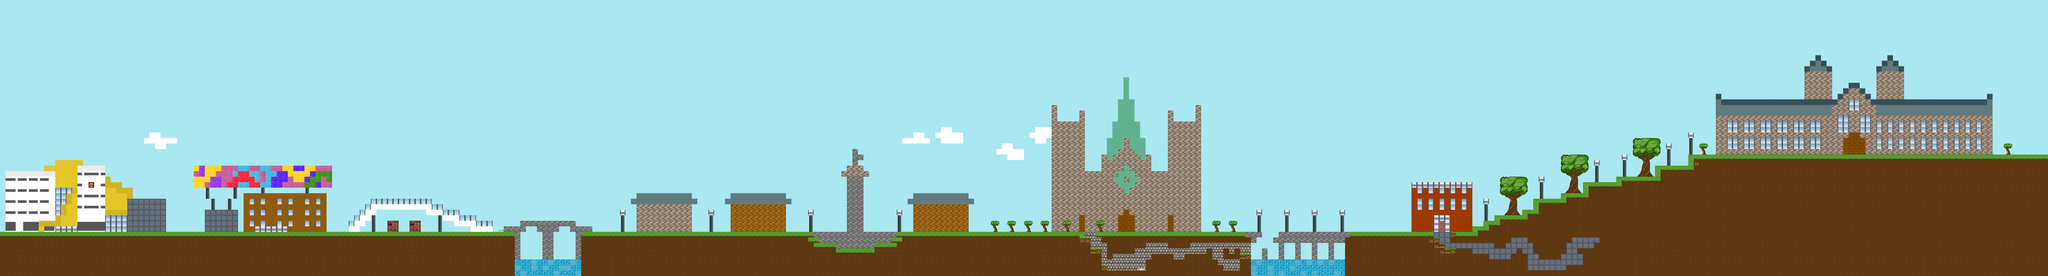

Below is a game level as drawn by its tile map, then a one-line description and the .tmx that defines it (tile-layer data replaced by summaries):
An orthogonal 370x50 tile map with 32x32 px tiles, 3 tile layers (background, ground, foreground), 2 hidden layers not drawn and 39 objects (31x star, 2x caveentrance1, player, finishline, cave, ...).

<map version="1.2" tiledversion="1.2.4" orientation="orthogonal" renderorder="right-down" width="370" height="50" tilewidth="32" tileheight="32" infinite="0" nextlayerid="17" nextobjectid="48">
 <tileset firstgid="1" name="tileset" tilewidth="32" tileheight="32" tilecount="400" columns="20">
  <image source="tileset.png" width="640" height="640" />
  <tile id="9">
   <properties>
    <property name="deadly" type="bool" value="false" />
   </properties>
  </tile>
  <tile id="20">
   <properties>
    <property name="deadly" type="bool" value="true" />
   </properties>
  </tile>
  <tile id="21">
   <properties>
    <property name="deadly" type="bool" value="true" />
   </properties>
  </tile>
  <tile id="29">
   <properties>
    <property name="deadly" type="bool" value="true" />
   </properties>
  </tile>
  <tile id="48">
   <properties>
    <property name="deadly" type="bool" value="true" />
   </properties>
  </tile>
 </tileset>
 <layer id="12" name="background" width="370" height="50">
  <data>[18500 cells, 18500 non-empty, 38 distinct tile ids]</data>
 </layer>
 <layer id="13" name="ground" width="370" height="50">
  <data>[18500 cells, 4311 non-empty, 33 distinct tile ids]</data>
 </layer>
 <layer id="14" name="foreground" width="370" height="50">
  <data>[18500 cells, 322 non-empty, 47 distinct tile ids]</data>
 </layer>
 <layer id="15" name="hiding1" width="370" height="50" visible="0">
  <data>[18500 cells, 84 non-empty, 2 distinct tile ids]</data>
 </layer>
 <layer id="16" name="hiding2" width="370" height="50" visible="0">
  <data>[18500 cells, 75 non-empty, 1 distinct tile ids]</data>
 </layer>
 <objectgroup id="5" name="spawnpoints">
  <object id="1" name="star" x="2932.5" y="1296.5">
   <point />
  </object>
  <object id="2" name="player" x="385" y="1325">
   <point />
  </object>
  <object id="3" name="finishline" x="10821.3" y="844">
   <point />
  </object>
  <object id="4" name="star" x="8562" y="1466">
   <point />
  </object>
  <object id="5" name="star" x="1217" y="946">
   <point />
  </object>
  <object id="8" name="star" x="1538" y="944">
   <point />
  </object>
  <object id="9" name="star" x="1848" y="942">
   <point />
  </object>
  <object id="10" name="star" x="2338" y="1334">
   <point />
  </object>
  <object id="11" name="star" x="1281" y="1204">
   <point />
  </object>
  <object id="12" name="star" x="1600" y="1108">
   <point />
  </object>
  <object id="13" name="star" x="1765" y="1102">
   <point />
  </object>
  <object id="14" name="star" x="877" y="1138">
   <point />
  </object>
  <object id="15" name="star" x="110" y="826">
   <point />
  </object>
  <object id="16" name="star" x="5010" y="980">
   <point />
  </object>
  <object id="18" name="star" x="6099" y="594">
   <point />
  </object>
  <object id="19" name="star" x="6515" y="436">
   <point />
  </object>
  <object id="20" name="star" x="8176" y="1041">
   <point />
  </object>
  <object id="21" name="star" x="9937" y="534">
   <point />
  </object>
  <object id="22" name="star" x="9193" y="1423">
   <point />
  </object>
  <object id="25" name="star" x="4878.67" y="981.333">
   <point />
  </object>
  <object id="27" name="star" x="6576" y="1457.67">
   <point />
  </object>
  <object id="28" name="star" x="7158.67" y="1521.33">
   <point />
  </object>
  <object id="29" name="star" x="5576" y="1103.33">
   <point />
  </object>
  <object id="30" name="star" x="4524" y="1104.67">
   <point />
  </object>
  <object id="31" name="star" x="3981.33" y="1104">
   <point />
  </object>
  <object id="32" name="star" x="7312.67" y="1433.33">
   <point />
  </object>
  <object id="33" name="star" x="9038.67" y="885.333">
   <point />
  </object>
  <object id="34" name="star" x="9457.33" y="783.333">
   <point />
  </object>
  <object id="35" name="star" x="8684.67" y="1018">
   <point />
  </object>
  <object id="36" name="star" x="7183" y="1457">
   <point />
  </object>
  <object id="37" name="star" x="6832.5" y="1490.5">
   <point />
  </object>
  <object id="38" name="star" x="7599" y="1211">
   <point />
  </object>
  <object id="39" name="star" x="5489.33" y="720">
   <point />
  </object>
  <object id="40" name="cave" x="6274.67" y="1346.67" width="956" height="228" />
  <object id="41" name=" cave" x="8289.33" y="1356" width="964" height="214.667" />
  <object id="44" name="caveentrance1" x="6318.75" y="1371">
   <point />
  </object>
  <object id="45" name="caveentrance1" x="7220.67" y="1439.33">
   <point />
  </object>
  <object id="46" name="caveentrance2" x="8346" y="1366">
   <point />
  </object>
  <object id="47" x="7225" y="1317">
   <point />
  </object>
 </objectgroup>
</map>